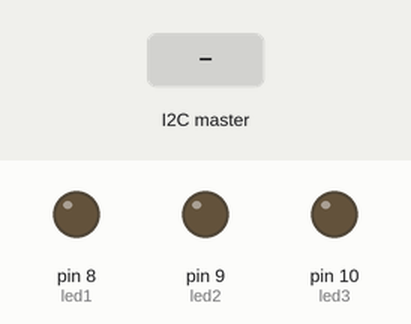
Bench run of a sketch on a simulated Arduino Uno, built with avr-gcc and run on an emulated ATmega328P. Shown: output pins drawn as LEDs (lit = HIGH). Dashed ring = blinking. Inputs (shaded band) come from the test bench.

Above: at 1.2 s.
1.3 s: the I2C master sends "A"
At 1.39 s:
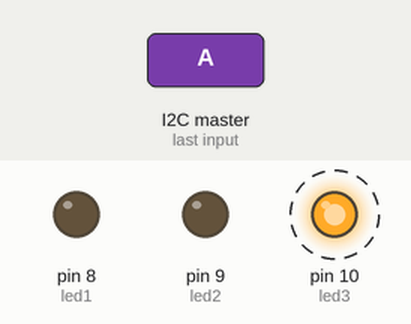
At 1.77 s:
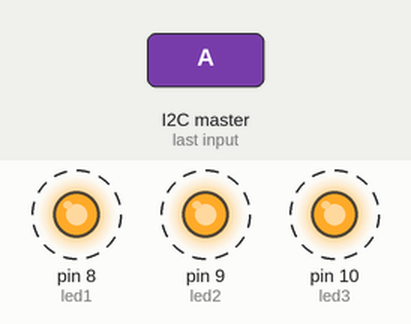
Timing chart, 0 to 10.3 s (numbered marks = the images above; inputs shaded):
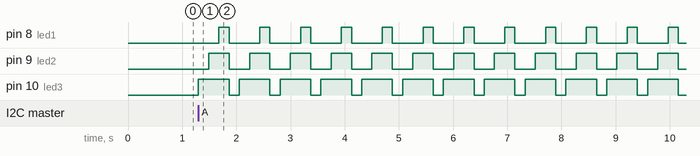

Measured:
- after the input at 1.3 s, pin 8 (led1): alternates HIGH for 0.19 s and LOW for 0.57 s, starting after 0.38 s; pin 9 (led2): alternates HIGH for 0.38 s and LOW for 0.38 s, starting after 0.19 s; pin 10 (led3): alternates HIGH for 0.57 s and LOW for 0.19 s, starting at once

The sketch:

Ruiz_Galo_DEBER3.1_ESCLAVO__SE.ino
```cpp
/*
 * DEBER 3.1: MODULOS DE COMUNICACION I2C
 * Nombre: Galo Ruiz
 * /////////////ESCLAVO1/////////////
 * Para que encienda los leds que estan conectados al esclavo1,ingrese la letra 'A' caso contrario no van encenderse
 */

#include <Wire.h>
char dato;
 const int led1=8;
 const int led2=9;
 const int led3=10;

void setup() {
 Wire.begin(3);   //id del esclavo
 Wire.onReceive(receiveEvent); //Registra una funcion de callback al recibir un dato
 Serial.begin(9600);
 pinMode(led1,OUTPUT); //pin8 como salida
 pinMode(led2,OUTPUT); //pin9 como salida
 pinMode(led3,OUTPUT); //pin10 como salida


}

void loop() {

  }

 void receiveEvent(int bytes){
while(Wire.available()){ // Detecta si hay un dato pendiente para ser leido
    dato=Wire.read();    //Recibe un byte
    while(dato=='A'){    //Permite encender los leds que estan conectados al esclavo 1,va cumplir cuando se ingresa la letra 'A'
  digitalWrite(led3,HIGH);  //Enciende el led3
      delay(40000);
      digitalWrite(led2,HIGH);  //Enciende el led2
      delay(40000);
      digitalWrite(led1,HIGH);  //Enciende el led1
      delay(40000);
      digitalWrite(led3,LOW);  //Apaga el led3
      digitalWrite(led2,LOW);  //Apaga el led2
      digitalWrite(led1,LOW);  //Apaga el led1
      delay(40000);

  }
  }

  }
```
